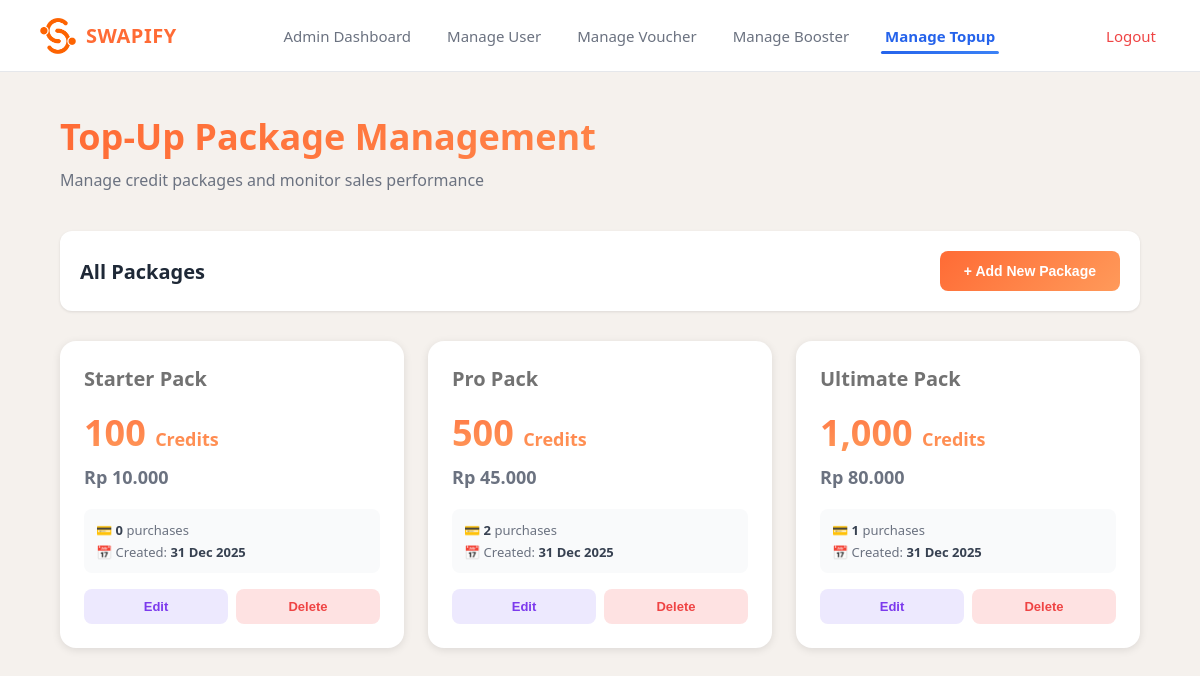
Page /admin_topup_packages.php (signed in) on the committed database.
### tables this page shows
CREATE TABLE `ms_topuppackages` (
  `package_id` int(11) NOT NULL,
  `name` varchar(255) DEFAULT NULL,
  `price_money` decimal(10,2) DEFAULT NULL,
  `credit_amount` int(11) DEFAULT NULL,
  `created_at` datetime DEFAULT current_timestamp()
);

### admin_topup_packages.php (the view, shortened to what this page needs)
<?php
include "includes/header.php";
include "includes/db_connect.php";
$packages_query = "SELECT * FROM ms_topuppackages ORDER BY price_money ASC";
$packages_result = mysqli_query($conn, $packages_query);
?>
<!DOCTYPE html>
<html lang="en">
<head>
    <link rel="stylesheet" href="css/admin_topup_packages.css?v=3">
</head>
<body>
    <div class="container">
        <div class="page-header">
            <h1>Top-Up Package Management</h1>
            <p>Manage credit packages and monitor sales performance</p>
        </div>
        <div class="action-bar">
            <h2>All Packages</h2>
            <button class="btn-add" onclick="openAddPopup()">+ Add New Package</button>
        </div>
        <?php if (mysqli_num_rows($packages_result) > 0): ?>
            <div class="packages-grid">
                <?php while($pkg = mysqli_fetch_assoc($packages_result)):
                    $usage_query = "SELECT COUNT(*) as usage_count FROM tr_credittopup WHERE package_id = " . $pkg['package_id'];
                    $usage_result = mysqli_query($conn, $usage_query);
                    $usage = mysqli_fetch_assoc($usage_result);
                ?>
                    <div class="package-card">
                        <h3><?= htmlspecialchars($pkg['name']) ?></h3>
                        <div class="package-credits"><?= number_format($pkg['credit_amount']) ?> <span style="font-size: 18px; color: #6B7280; opacity: 0,5;">Credits</span></div>
                        <div class="package-price">Rp <?= number_format($pkg['price_money'], 0, ',', '.') ?></div>
                        <div class="package-meta">
                            <div style="margin-bottom: 4px;">💳 <strong><?= $usage['usage_count'] ?></strong> purchases</div>
                            <div>📅 Created: <strong><?= date('d M Y', strtotime($pkg['created_at'])) ?></strong></div>
                        </div>
                        <div class="action-btns">
                            <button class="btn-edit" onclick='openEditPopup(<?= json_encode($pkg) ?>)'>Edit</button>
                            <button class="btn-delete" onclick="deletePackage(<?= $pkg['package_id'] ?>, '<?= htmlspecialchars($pkg['name']) ?>')">Delete</button>
                        </div>
                    </div>
                <?php endwhile; ?>
            </div>
        <?php endif; ?>
    </div>
</body>
</html>

### css/header.css (style rules this page uses)
* { margin: 0; padding: 0; box-sizing: border-box; }

### css/admin_topup_packages.css (style rules this page uses)
* { margin: 0; padding: 0; box-sizing: border-box; }
body { font-family: 'Segoe UI', Tahoma, Geneva, Verdana, sans-serif; background: #F5F1ED; }
.container { max-width: 1400px; margin: 0 auto; padding: 40px 60px; }
.page-header { text-align: center; margin-bottom: 40px; }
.page-header h1 { font-size: 36px; background: linear-gradient(135deg, #FF6B35, #FF9A5A); -webkit-background-clip: text; -webkit-text-fill-color: transparent; background-clip: text; font-weight: 800; margin-bottom: 8px; text-align: left; }
.page-header p { color: #6B7280; font-size: 16px; text-align: left; }
.action-bar { display: flex; justify-content: space-between; align-items: center; margin-bottom: 30px; background: white; padding: 20px; border-radius: 12px; box-shadow: 0 1px 3px rgba(0, 0, 0, 0.1); }
.action-bar h2 { color: #1F2937; font-size: 20px; }
.btn-add { background: linear-gradient(135deg, #FF6B35, #FF9A5A); color: white; border: none; padding: 12px 24px; border-radius: 8px; cursor: pointer; font-weight: 600; font-size: 14px; transition: all 0.3s; }
.packages-grid { display: grid; grid-template-columns: repeat(auto-fill, minmax(300px, 1fr)); gap: 24px; margin-bottom: 40px; }
.package-card { background: white; border-radius: 16px; padding: 24px; box-shadow: 0 2px 8px rgba(0, 0, 0, 0.1); transition: all 0.3s; position: relative; overflow: hidden; }
.package-card::before { content: ''; position: absolute; top: 0; left: 0; right: 0; height: 4px; }
.package-card h3 { color: #727272; font-size: 20px; margin-bottom: 16px; }
.package-credits { font-size: 36px; font-weight: 700; background: linear-gradient(#ff7644, #FF9A5A); -webkit-background-clip: text; -webkit-text-fill-color: transparent; margin-bottom: 8px; }
.package-price { color: #6B7280; font-size: 18px; font-weight: 600; margin-bottom: 20px; }
.package-meta { background: #F9FAFB; padding: 12px; border-radius: 8px; margin-bottom: 16px; font-size: 13px; color: #6B7280; }
.package-meta strong { color: #374151; }
.action-btns { display: flex; gap: 8px; }
.btn-edit, .btn-delete { flex: 1; padding: 10px; border: none; border-radius: 8px; cursor: pointer; font-weight: 600; font-size: 13px; transition: all 0.2s; }
.btn-edit { background: #EDE9FE; color: #7C3AED; }
.btn-delete { background: #FEE2E2; color: #EF4444; }

### rows in the picture
ms_topuppackages: name "Starter Pack", credit_amount "100", price_money "10.000", usage_count "0", created_at "31 Dec 2025"
ms_topuppackages: name "Pro Pack", credit_amount "500", price_money "45.000", usage_count "2", created_at "31 Dec 2025"
ms_topuppackages: name "Ultimate Pack", credit_amount "1,000", price_money "80.000", usage_count "1", created_at "31 Dec 2025"
